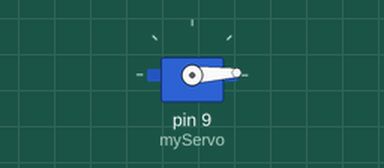
Simulated run of this sketch. Board: Arduino Uno, built with avr-gcc and run on an emulated ATmega328P. Parts: servo.

Above: at 0.05 s.
At 1.3 s:
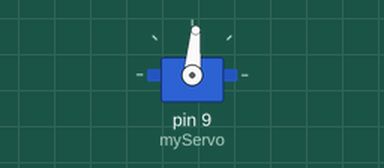
At 2.6 s:
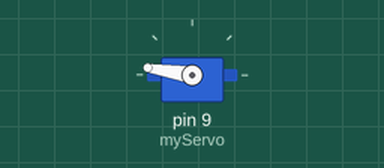
At 5.2 s:
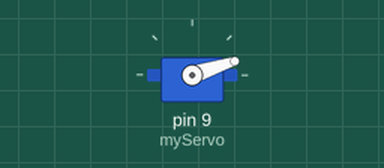
Timing chart, 0 to 7.1 s (numbered marks = the images above):
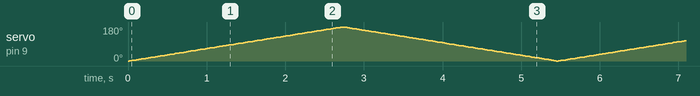

The sketch:

11-servo.ino
```cpp
#include <Servo.h>

Servo myServo;
int pos = 0;

void setup() {
  myServo.attach(9);
  Serial.begin(9600);
}

void loop() {
  for (pos = 0; pos <= 180; pos++) {
    myServo.write(pos);
    delay(15);
  }

  for (pos = 180; pos >= 0; pos--) {
    myServo.write(pos);
    delay(15);
  }
}
```
